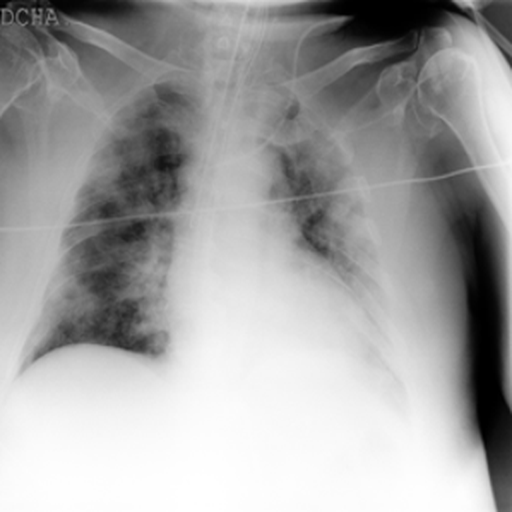
#> input picture assets/input_image.png, 512 x 512 px, found by its file name
$ python normalisation.py
#> lines starting #> are read from the running program, lines starting #| are printed output that depends on the picture
#!/usr/bin/env python
# coding: utf-8

# In[11]:


import cv2
import numpy as np
import matplotlib.pyplot as plt
import pywt

# In[12]:


img = cv2.imread('assets/input_image.png', 0)
#> img is the input picture: shape (512, 512); min 0, max 255, mean 163.7

# In[13]:


#show the image
plt.imshow(img, cmap='gray', interpolation='bicubic')

# In[6]:


#show the matrix image and its size
print(img.shape)
#| (512, 512)
print(img)
#> (printed output is left out)
print(img.max())
#| 255
print(img.min())
#| 0

# In[7]:


# calculate moments
from sympy import symbols, Eq, solve

def findMoments (img):

    #_, bin_img = cv2.threshold(img, 100, 252, cv2.THRESH_BINARY)  #this step can be optional as well. i dont know if this is even neccessary
    moment = cv2.moments(img)

    #create a dictionary to store the information
    variables_dict = {}
    t_alpha = int(moment['m10']/moment['m00'])
    t_beta = int(moment['m01']/moment['m00'])
    mu_03 = moment['mu03']
    mu_12 = moment['mu12']
    mu_21 = moment['mu21']
    mu_30 = moment['mu30']
    mu_11 = moment['mu11']
    mu_20 = moment['mu20']

    b = symbols('b')
    equation = Eq((b**3)*mu_03 + 3*(b**2)*mu_12 + 3*b*mu_21 + mu_30, 0)
    betas = solve(equation, b)

    betas_real = []
    for i in range(len(betas)):
        if np.isreal(betas[i]):
            betas_real.append(betas[i])


    #take the median of betas_real
    beta = betas_real[0]

    lambda_ = mu_11/mu_20

    variables_dict['t_alpha'] = t_alpha
    variables_dict['t_beta'] = t_beta
    variables_dict['beta'] = beta
    variables_dict['lambda'] = lambda_

    return variables_dict


# In[8]:


def translate (img, variables_dict):

    t_alpha = variables_dict['t_alpha']
    t_beta = variables_dict['t_beta']

    rows, cols = img.shape
    M = np.float32([[1, 0, t_alpha], [0, 1, t_beta]])
    img_translated = cv2.warpAffine(img, M, (cols, rows))

    return img_translated

# In[9]:


def shear(img, variables_dict, direction):

    beta = variables_dict['beta']
    lambda_ = variables_dict['lambda']

    rows, cols = img.shape

    if direction == 'x':
        M = np.float32([[1, beta, 0], [0, 1, 0]])
    elif direction == 'y':
        M = np.float32([[1, 0, 0], [lambda_, 1, 0]])

    img_sheared = cv2.warpAffine(img, M, (cols, rows))

    return img_sheared

# In[10]:


variables_dict = findMoments(img)
#> in findMoments, `moment = cv2.moments(img)`: moment = moments, m00 42917132, centre m10/m00, m01/m00 = (247.2, 295.9)
#> in findMoments, `t_alpha = int(moment['m10']/moment['m00'])`: t_alpha = 247
#> in findMoments, `t_beta = int(moment['m01']/moment['m00'])`: t_beta = 295
#> in findMoments, `mu_03 = moment['mu03']`: mu_03 = -4.18e+13
#> in findMoments, `mu_12 = moment['mu12']`: mu_12 = 3.01e+12
#> in findMoments, `mu_21 = moment['mu21']`: mu_21 = -6.88e+12
#> in findMoments, `mu_30 = moment['mu30']`: mu_30 = 1.4e+12
#> in findMoments, `mu_11 = moment['mu11']`: mu_11 = -4.25e+10
#> in findMoments, `mu_20 = moment['mu20']`: mu_20 = 8.53e+11
#> in findMoments, `betas = solve(equation, b)`: betas = 3 items
#> the loop in findMoments, `for i in range(len(betas)):` made 3 passes
#> in findMoments, `lambda_ = mu_11/mu_20`: lambda_ = -0.0499
#> variables_dict = 4 items
img_translated = translate(img, variables_dict)
#> in translate, `t_alpha = variables_dict['t_alpha']`: t_alpha = 247
#> in translate, `t_beta = variables_dict['t_beta']`: t_beta = 295
#> in translate, `M = np.float32([[1, 0, t_alpha], [0, 1, t_beta]])`: M = [[1, 0, 247], [0, 1, 295]]
#> in translate, `img_translated = cv2.warpAffine(img, M, (cols, rows))`:
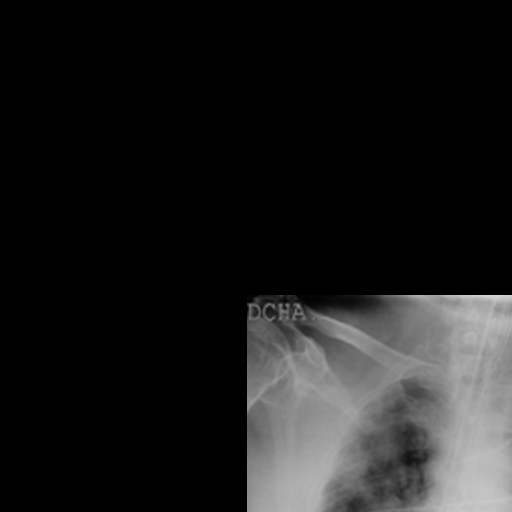
#> img_translated: shape (512, 512); min 0, max 217, mean 28.1
img_sheared_x = shear(img, variables_dict, 'x')
#> in shear, `lambda_ = variables_dict['lambda']`: lambda_ = -0.0499
#> in shear, `M = np.float32([[1, beta, 0], [0, 1, 0]])`: M = [[1, 0.0693, 0], [0, 1, 0]]
#> in shear, `img_sheared = cv2.warpAffine(img, M, (cols, rows))`:
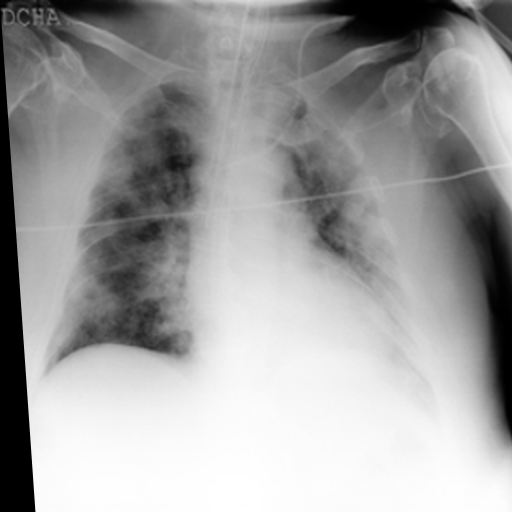
#> img_sheared: shape (512, 512); min 0, max 255, mean 160.2
img_sheared_y = shear(img, variables_dict, 'y')
#> call 2 of shear, with direction = 'y'
#> in shear (call 2), `M = np.float32([[1, 0, 0], [lambda_, 1, 0]])`: M = [[1, 0, 0], [-0.0499, 1, 0]]
#> in shear (call 2), `img_sheared = cv2.warpAffine(img, M, (cols, rows))`:
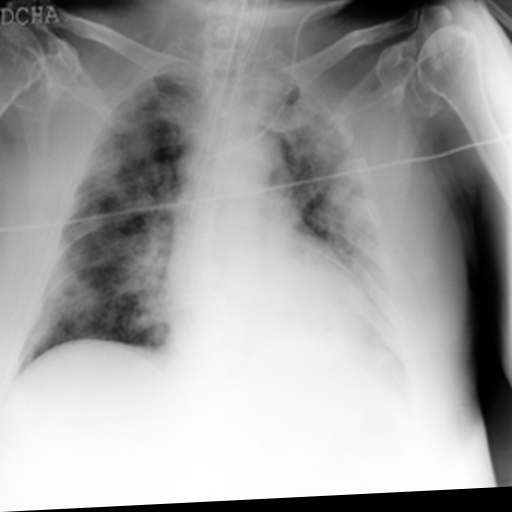
#> img_sheared: shape (512, 512); min 0, max 255, mean 162.1

plt.imshow(img_translated, cmap='gray', interpolation='bicubic')

# save image as normalisation.png
cv2.imwrite('generated_assets/normalisation.png', img_translated)

# In[ ]:
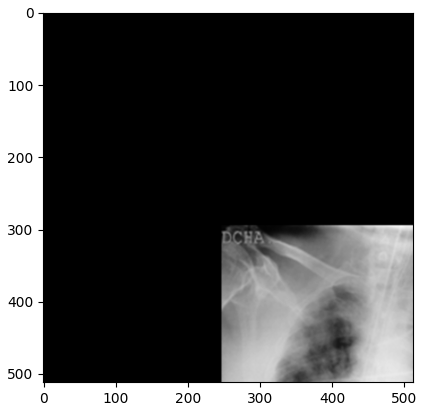
#> figure drawn by matplotlib, 1 panel

$ run again, with assets/main_image.png copied over assets/input_image.png
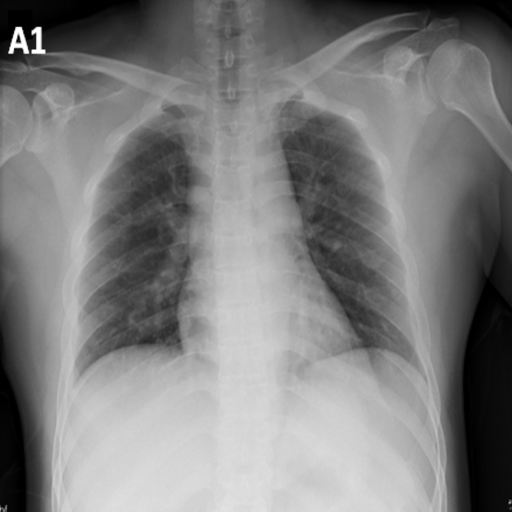
#> input picture assets/main_image.png, 512 x 512 px, found by its file name
#> img is the input picture: shape (512, 512); min 0, max 255, mean 126.1
#| (512, 512)
#> (printed output is left out)
#| 255
#| 0
#> moment = moments, m00 33057066, centre m10/m00, m01/m00 = (245.2, 283.6)
#> in findMoments, `t_alpha = int(moment['m10']/moment['m00'])`: t_alpha = 245
#> in findMoments, `t_beta = int(moment['m01']/moment['m00'])`: t_beta = 283
#> mu_03 = -1.45e+13
#> mu_12 = 4.58e+12
#> mu_21 = -1.28e+13
#> mu_30 = 5.47e+11
#> mu_11 = -2.8e+10
#> mu_20 = 5.75e+11
#> betas = 3 items
#> the loop in findMoments, `for i in range(len(betas)):` made 3 passes
#> in findMoments, `lambda_ = mu_11/mu_20`: lambda_ = -0.0487
#> variables_dict = 4 items
#> in translate, `t_alpha = variables_dict['t_alpha']`: t_alpha = 245
#> in translate, `t_beta = variables_dict['t_beta']`: t_beta = 283
#> in translate, `M = np.float32([[1, 0, t_alpha], [0, 1, t_beta]])`: M = [[1, 0, 245], [0, 1, 283]]
#> in translate, `img_translated = cv2.warpAffine(img, M, (cols, rows))`:
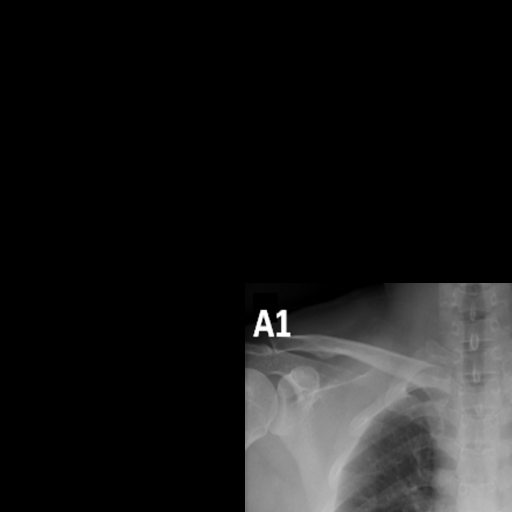
#> img_translated: shape (512, 512); min 0, max 255, mean 25.9
#> in shear, `lambda_ = variables_dict['lambda']`: lambda_ = -0.0487
#> in shear, `M = np.float32([[1, beta, 0], [0, 1, 0]])`: M = [[1, 0.0143, 0], [0, 1, 0]]
#> `# In[ ]:`:
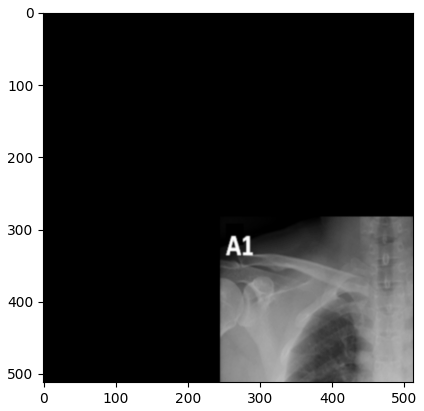
#> figure drawn by matplotlib, 1 panel

$ run again, with assets/rsvd.png copied over assets/input_image.png
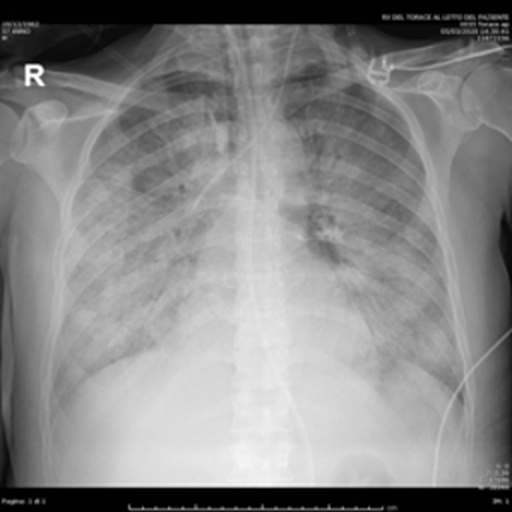
#> input picture assets/rsvd.png, 512 x 512 px, found by its file name
#> img is the input picture: shape (512, 512); min 0, max 255, mean 135.8
#| (512, 512)
#> (printed output is left out)
#| 255
#| 0
#> moment = moments, m00 35593370, centre m10/m00, m01/m00 = (254.4, 282.9)
#> in findMoments, `t_alpha = int(moment['m10']/moment['m00'])`: t_alpha = 254
#> in findMoments, `t_beta = int(moment['m01']/moment['m00'])`: t_beta = 282
#> mu_03 = -1.53e+13
#> mu_12 = 4.16e+12
#> mu_21 = -6.64e+12
#> mu_30 = 1.08e+12
#> mu_11 = -2.91e+09
#> mu_20 = 6.64e+11
#> betas = 3 items
#> the loop in findMoments, `for i in range(len(betas)):` made 3 passes
#> in findMoments, `lambda_ = mu_11/mu_20`: lambda_ = -0.00439
#> variables_dict = 4 items
#> in translate, `t_alpha = variables_dict['t_alpha']`: t_alpha = 254
#> in translate, `t_beta = variables_dict['t_beta']`: t_beta = 282
#> in translate, `M = np.float32([[1, 0, t_alpha], [0, 1, t_beta]])`: M = [[1, 0, 254], [0, 1, 282]]
#> in translate, `img_translated = cv2.warpAffine(img, M, (cols, rows))`:
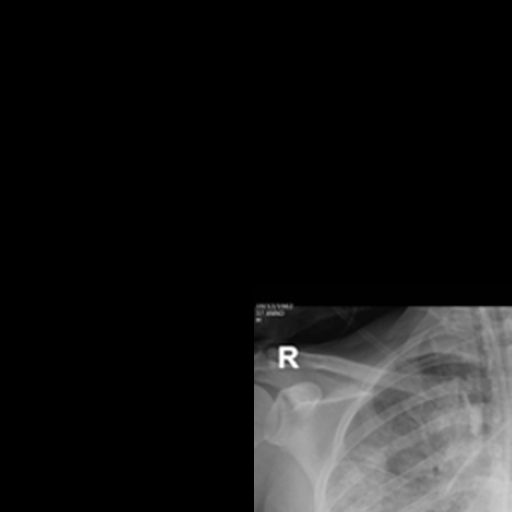
#> img_translated: shape (512, 512); min 0, max 255, mean 24.7
#> in shear, `lambda_ = variables_dict['lambda']`: lambda_ = -0.00439
#> in shear, `M = np.float32([[1, beta, 0], [0, 1, 0]])`: M = [[1, 0.0558, 0], [0, 1, 0]]
#> `# In[ ]:`:
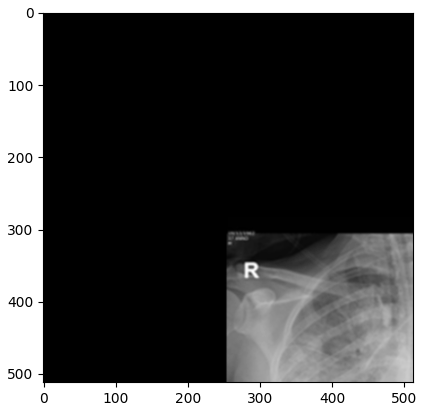
#> figure drawn by matplotlib, 1 panel
